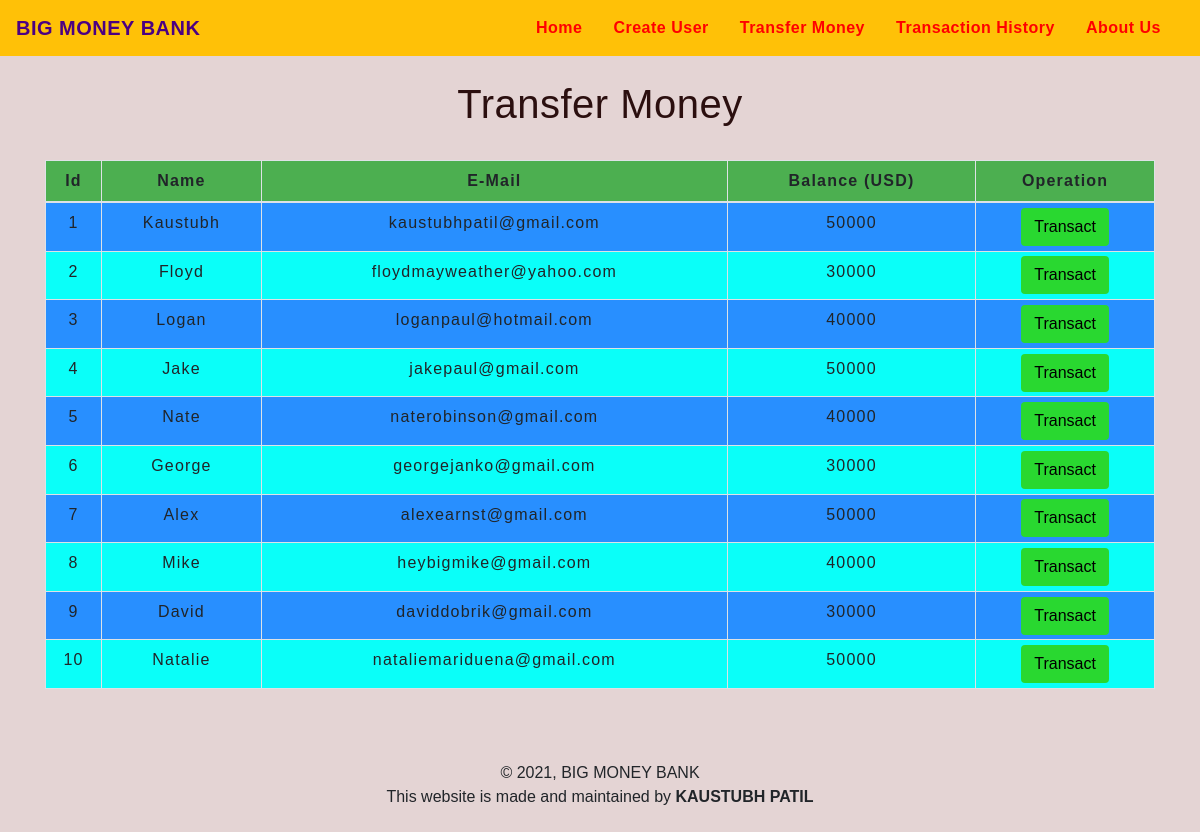
The app's page /transfermoney.php with its own data.
### tables this page shows
CREATE TABLE `users` (
  `id` int(3) NOT NULL,
  `name` text NOT NULL,
  `email` varchar(30) NOT NULL,
  `balance` int(8) NOT NULL
);

### transfermoney.php (the view, shortened to what this page needs)
<!DOCTYPE html>
<html lang="en">
<head>
    <link rel="stylesheet" href="https://maxcdn.bootstrapcdn.com/bootstrap/4.0.0/css/bootstrap.min.css">
    <link rel="stylesheet" type="text/css" href="css/table.css">
    <link rel="stylesheet" type="text/css" href="css/navbar.css">
</head>
<body>
<body style="background-color:#E4D4D4;">
<?php
    include 'config.php';
    $sql = "SELECT * FROM users";
    $result = mysqli_query($conn,$sql);
?>
<?php
  include 'navbar.php';
?>
<div class="container">
        <h2 class="text-center pt-4">Transfer Money</h2>
        <br>
            <div class="row">
                <div class="col">
                    <div class="table-responsive-sm">
                    <table class="table table-hover table-sm table-striped table-condensed table-bordered" id = "details">
                        <thead>
                            <tr style = "background-color: #4CAF50">
                            <th scope="col" class="text-center py-2">Id</th>
                            <th scope="col" class="text-center py-2">Name</th>
                            <th scope="col" class="text-center py-2">E-Mail</th>
                            <th scope="col" class="text-center py-2">Balance (USD)</th>
                            <th scope="col" class="text-center py-2">Operation</th>
                            </tr>
                        </thead>
                        <tbody>
                <?php
                    while($rows=mysqli_fetch_assoc($result)){
                ?>
                    <tr>
                        <td class="py-2"><?php echo $rows['id'] ?></td>
                        <td class="py-2"><?php echo $rows['name']?></td>
                        <td class="py-2"><?php echo $rows['email']?></td>
                        <td class="py-2"><?php echo $rows['balance']?></td>
                        <td><a href="selecteduserdetail.php?id= <?php echo $rows['id'] ;?>"> <button type="button" class="btn">Transact</button></a></td>
                    </tr>
                <?php
                    }
                ?>
                        </tbody>
                    </table>
                    </div>
                </div>
            </div>
         </div>
         <footer class="text-center mt-5 py-2">
           <p>&copy 2021, BIG MONEY BANK <br> This website is made and maintained by <b>KAUSTUBH PATIL</b> </p>
         </footer>
</body>
</html>

### navbar.php (shortened to what this page needs)
<nav class="navbar navbar-expand-md navbar-light bg-warning">
<a class="navbar-brand" href="index.php" style="color:#4B0082;"><b>BIG MONEY BANK</b></a>
<div class="collapse navbar-collapse" id="collapsibleNavbar">
      <ul class="navbar-nav ml-auto">
        <li class="nav-item">
          <a class="nav-link" href="index.php" style="color: #ff0000;"><b>Home</b></a>
        </li>
        <li class="nav-item">
          <a class="nav-link" href="createuser.php" style="color: #ff0000;"><b>Create User</b></a>
        </li>
        <li class="nav-item">
          <a class="nav-link" href="transfermoney.php" style="color: #ff0000;"><b>Transfer Money</b></a>
        </li>
        <li class="nav-item">
          <a class="nav-link" href="transactionhistory.php" style="color: #ff0000;"><b>Transaction History</b></a>
        </li>
        <li class="nav-item">
          <a class="nav-link" href="about.php" style="color: #ff0000;"><b>About Us</b></a>
        </li>
    </div>
 </nav>

### css/table.css (style rules this page uses)
* { padding: 0; margin: 0; box-sizing: border-box; font-family: sans-serif; }
h2 { font-size: 40px; }
table { letter-spacing: 1.2px; }
td { text-align: center; }
button { border:none; background: #d9d9d9; transition: 1s; }

### css/navbar.css (style rules this page uses)
.nav-link { margin-right: 15px; color:#2F363F; letter-spacing: 0.5px; transition: 0.5s; }
.navbar-brand { color: #bb5656; letter-spacing: 0.5px; }
h2 { color: #2b0f0f; letter-spacing: 0.5px; font-family: Arial, Helvetica, sans-serif; }

### transfermoney.php (style rules this page uses)
button { transition: 1.5s; background-color:#29D830; }
#details tr:nth-child(even) { background-color: #0AFFF9; }
#details tr:nth-child(odd) { background-color: #288FFF; }

### records on screen
users: id "1", name "Kaustubh", email "kaustubhpatil@gmail.com", balance "50000"
users: id "2", name "Floyd", email "floydmayweather@yahoo.com", balance "30000"
users: id "3", name "Logan", email "loganpaul@hotmail.com", balance "40000"
users: id "4", name "Jake", email "jakepaul@gmail.com", balance "50000"
users: id "5", name "Nate", email "naterobinson@gmail.com", balance "40000"
users: id "6", name "George", email "georgejanko@gmail.com", balance "30000"
users: id "7", name "Alex", email "alexearnst@gmail.com", balance "50000"
users: id "8", name "Mike", email "heybigmike@gmail.com", balance "40000"
users: id "9", name "David", email "daviddobrik@gmail.com", balance "30000"
users: id "10", name "Natalie", email "nataliemariduena@gmail.com", balance "50000"
